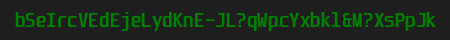
#> input picture captcha.png, 450 x 40 px
$ python -i ImageFilter.py   (imports and definitions only)
#> lines starting #> are read from the running program, lines starting #| are printed output that depends on the picture; after the words box and inside, x2 and y2 are one past the last pixel; in counts of white or black regions, pixels touching at a corner belong together
#!/usr/bin/python3
from PIL import ImageFile
import sys

WHITE = (255, 255, 255)
BLACK = (0, 0, 0)
BACKG = (30, 30, 30)
GREEN = (0, 128, 0)

THRESHOLD = 150


def distance(pixel, color):
    distance = 0
    for i in range(3):
        distance += pow(color[i] - pixel[i], 2)
    return distance


def is_green(pixel):
    distance_to_green = distance(pixel, GREEN)
    if distance_to_green < THRESHOLD:
        return True
    return False


def clean(imgIn):
#> called with imgIn = 'captcha.png'
    with open(imgIn, "rb") as fd:
        p = ImageFile.Parser()
        p.feed(fd.read())
        image = p.close()
#> image is the input picture: PIL image 450x40 RGB; mean R, G, B 25.9, 43.3, 25.9

        img2 = image.copy()
        w, h = image.size
#> w = 450; h = 40

        y_start = 0xFFFF
        y_end = 0
        x_start = 0xFFFF
        x_end = 0

        for x in range(0, w):
            for y in range(0, h):
                if is_green(image.getpixel((x, y))):
                    img2.putpixel((x, y), BLACK)
                    x_start = min(x, x_start)
                    y_start = min(y, y_start)
                    x_end = max(x, x_end)
                    y_end = max(y, y_end)
                else:
                    img2.putpixel((x, y), WHITE)
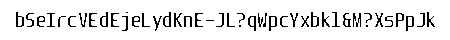
#> img2: PIL image 450x40 RGB; 90.4% white; black in thin lines or dots, all inside (x1, y1, x2, y2) = (16, 12, 435, 31)

        # print("Box is {}/{} to {}/{}".format(x_start, y_start, x_end, y_end))

        img2 = img2.crop(box=(x_start, y_start, x_end+1, y_end))
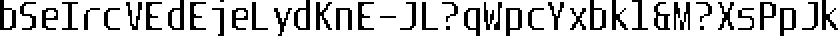
#> img2: PIL image 419x18 RGB (shown 2 times larger); 77.4% white; black in thin lines or dots
        img2.save(imgIn.replace(".png", "_clean.png"))

>>> result = clean('captcha.png')
